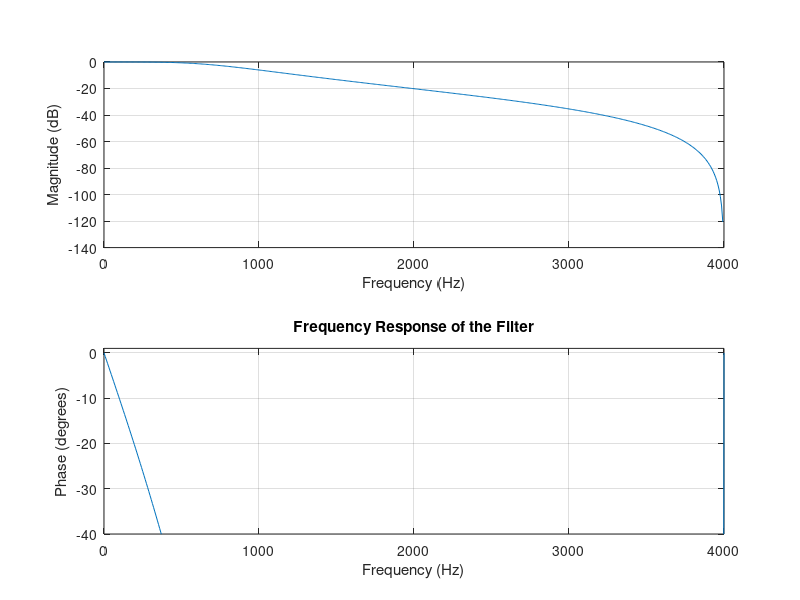

This figure's MATLAB source:
clc;
clear all;
close all;
N = 2;
Wc = 800;
FS = 8000;
wc = 2*pi*Wc/FS;
T = 1;
[a, b] = butter(N, wc, 's'); %using 'butter' function to create an analog filter
[ad, bd] = bilinear(a, b, T); %using 'bilinear' function to obtain a digital filter from the analog filter 
freqz(ad,bd,512,8000); 
axis([0 4000 -40 1]);
title('Frequency Response of the Filter');
% 
% syms s
% hs = (s+0.1)/((s+0.1)^2 + 9);
% [N,D]=numden(hs)
% num=sym2poly(N)
% den=sym2poly(D)
% fs=pi/100
% w=0:fs:pi
% [b,a] = bilinear(num,den,fs)
% freqz(b,a)
% title('Bilinear Transformation')